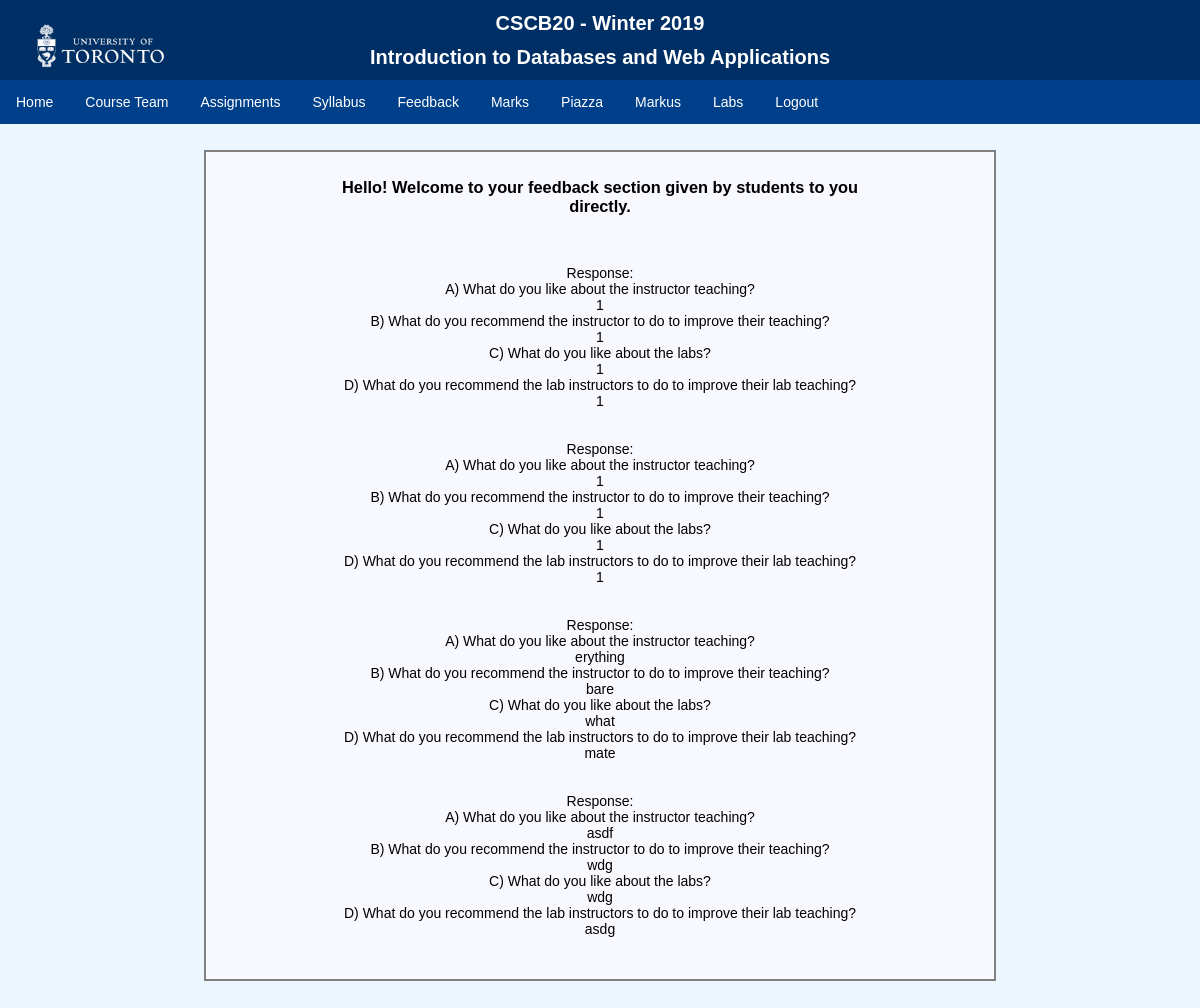
Screenshot of /feedback (signed in) with the database file from the repository.
### tables this page shows
CREATE TABLE "Feedback" (
	`username`	TEXT,
	`InstructorFirstName`	TEXT,
	`FeedbackA`	TEXT,
	`FeedbackB`	TEXT,
	`FeedbackC`	TEXT,
	`FeedbackD`	TEXT
);

### app.py (the view)
@app.route('/feedback')
def feedback():
    if not 'username' in session:
        return redirect(url_for('login'))
    else:
        db = get_db()
        db.row_factory = make_dicts
        usertype = query_db('select * from users where username = ?',
                            [session['username']], one=True)
        type = usertype['type']
        if type == "student":
            instructors = query_db('select username, FirstName, LastName from Instructors')
            return render_template('feedback.html', instructors = instructors)
        elif type == "instructor":
            feedback = query_db('select * from Feedback where username = ?', [session['username']], one = False)
            return render_template("feedbackinstructor.html", feedback = feedback)

### app.py (called while the page is built)
def get_db():
    db = getattr(g, '_database', None)
    if db is None:
        db = g._database = sqlite3.connect(DATABASE)
    return db

def make_dicts(cursor, row):
    return dict((cursor.description[idx][0], value)
                for idx, value in enumerate(row))

def query_db(query, args=(), one=False):
    cur = get_db().execute(query, args)
    rv = cur.fetchall()
    cur.close()
    return (rv[0] if rv else None) if one else rv

### templates/feedbackinstructor.html (shortened to what this page needs)
<!DOCTYPE html>
<html lang=en>
<head>
    <link rel="stylesheet" href="{{url_for('static', filename='./feedback.css')}}">
</head>
{% block body %}
<body class="team">
    <main class="content">
        <div class="commonHeader">
            <div class="commonTop">
                <h1 id="commonClass">CSCB20 - Winter 2019</h1>
                <h1 id="commonDesc">Introduction to Databases and Web Applications</h1>
            </div>
            <div id="uoftlogo">
                <img src="{{url_for('static', filename='images/UofT_logo.png')}}" width="262" height="89" alt="Uoft Logo">
            </div>
            <div class="commonBot">
                <ul id="commonul">
                    <li id="commonli"> <a href="index">Home</a> </li>
                    <li id="commonli"> <a href="team">Course Team</a> </li>
                    <li id="commonli"> <a href="assignments">Assignments</a> </li>
                    <li id="commonli"> <a href="syllabus">Syllabus</a> </li>
                    <li id="commonli"> <a href="feedback">Feedback</a> </li>
                    <li id="commonli"> <a href="marks">Marks</a> </li>
                    <li id="commonli"> <a href="https://piazza.com/class/jr7mjhytaij3jc" target="_blank">Piazza</a> </li>
                    <li id="commonli"> <a href="https://markus.utsc.utoronto.ca/cscb20w19" target="_blank">Markus</a> </li>
                    <li id="commonli"> <a href="labs">Labs</a> </li>
                    <li id="commonli"> <a href="logout">Logout</a> </li>
                </ul>
            </div>
        </div>
        <div class="stuff">
            <div id = "whitetextbox">
                <h3> Hello! Welcome to your feedback section given by students to you directly.</h3> <br><br>
                {% for post in feedback %}
                Response: <br>
                A) What do you like about the instructor teaching?<br>
                {{post.FeedbackA}} <br>
                B) What do you recommend the instructor to do to improve their teaching?<br>
                {{post.FeedbackB}} <br>
                C) What do you like about the labs?<br>
                {{post.FeedbackC}} <br>
                D) What do you recommend the lab instructors to do to improve their lab teaching?<br>
                {{post.FeedbackD}}<br><br><br>
                {% endfor %}
            </div>
        </main>
</body>
{% endblock %}
</html>

### static/feedback.css (style rules this page uses)
html, body { height: 100%; }
main { min-height: 100%; overflow: auto; padding-bottom: 60px; }
.team { font-family:Arial, Helvetica, sans-serif; font-size: 14px; text-align: center; align-content: center; min-width:850px; width: auto !important; width:850px; background-color: #ECF6FF; position: absolute; top: 0; left: 0; right: 0; margin: 0; }
.commonTop { overflow: auto; text-align: center; line-height: 20px; background-color: #002F65; color: white; font-size: 10px; }
.commonBot { list-style: none; overflow: hidden; background-color: #00408A; }
#commonli, #commonul { color: white; background-color: #00408A; text-align: center; text-decoration: none; }
.commonHeader { overflow: hidden; position: fixed; top: 0; width: 100%; }
.stuff { margin-top:150px; }
ul { list-style: none; margin: 0px; padding: 0px; overflow: hidden; background-color: #002F65; }
li { float: left; }
li a { display: block; color: white; text-align: center; padding: 14px 16px; text-decoration: none; }
#uoftlogo { position: absolute; top: 1px; left: 30px; }
#whitetextbox { padding-right:10%; padding-left:10%; margin-right:17%; margin-left:17%; background-color: #F8F8FF; margin-top:10px; max-width: 100%; padding-top: 10px; padding-bottom: 10px; border: solid; border-width: 2px; border-color: grey; }

### rows the page displays
Feedback: FeedbackA "1", FeedbackB "1", FeedbackC "1", FeedbackD "1"
Feedback: FeedbackA "1", FeedbackB "1", FeedbackC "1", FeedbackD "1"
Feedback: FeedbackA "erything", FeedbackB "bare", FeedbackC "what", FeedbackD "mate"
Feedback: FeedbackA "asdf", FeedbackB "wdg", FeedbackC "wdg", FeedbackD "asdg"
